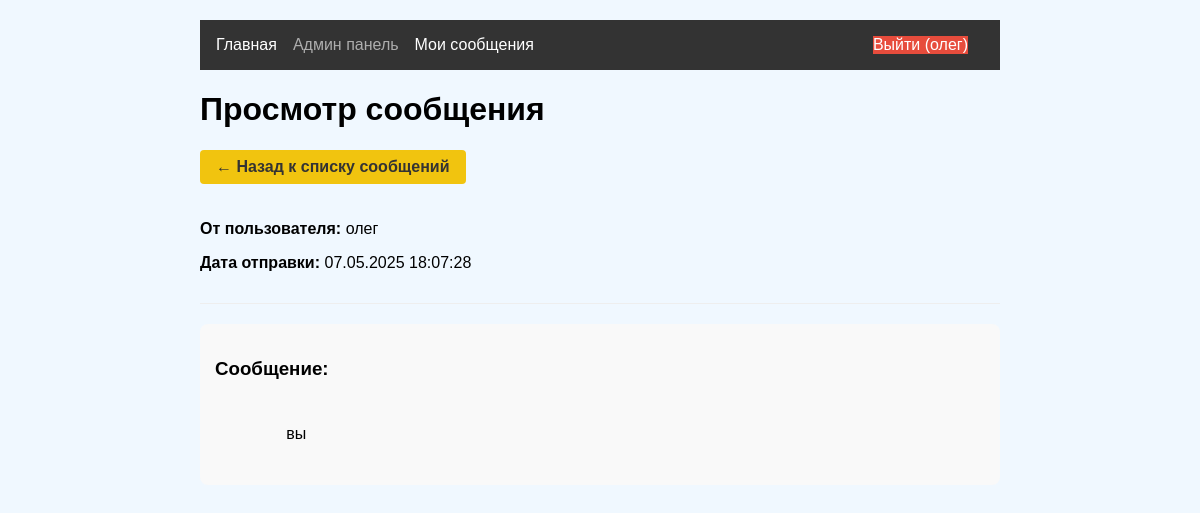
The app's page /user/messages/7 (signed in) with its own data.
### models.py (models this page shows, shortened)
class User(UserMixin, db.Model):
    id = db.Column(db.Integer, primary_key=True)
    username = db.Column(db.String(64), unique=True)
    password_hash = db.Column(db.String(128))
    is_admin = db.Column(db.Boolean, default=False)

class AdminMessage(db.Model):
    id = db.Column(db.Integer, primary_key=True)
    user_id = db.Column(db.Integer, db.ForeignKey('user.id'))
    admin_id = db.Column(db.Integer, db.ForeignKey('user.id'))  # ➕ Добавлено
    message = db.Column(db.Text)
    code_id = db.Column(db.Integer, db.ForeignKey('code_status.id'))
    created_at = db.Column(db.DateTime)
    read = db.Column(db.Boolean, default=False)
    user = db.relationship('User', foreign_keys=[user_id], backref=db.backref('admin_messages', lazy=True))
    admin = db.relationship('User', foreign_keys=[admin_id])  # ➕ Добавлено
    code = db.relationship('CodeStatus', backref=db.backref('messages', lazy=True))
    read_by_user = db.Column(db.Boolean, default=False)
    read_by_admin = db.Column(db.Boolean, default=False)

### app.py (the view)
@app.route('/user/messages/<int:message_id>')
@login_required
def view_user_message(message_id):
    message = AdminMessage.query.get_or_404(message_id)
    if message.user_id != current_user.id:
        flash('Доступ запрещен', 'error')
        return redirect(url_for('user_messages'))
    if not message.read_by_user:
        message.read_by_user = True
        db.session.commit()
    return render_template('user_message_details.html', message=message)

### app.py (called while the page is built)
@login_manager.user_loader
def load_user(user_id):
    return User.query.get(int(user_id))

### templates/user_message_details.html (shortened to what this page needs)
{% extends "base.html" %}
{% block content %}
<div class="container">
    <h1>Просмотр сообщения</h1>
    <a href="{{ url_for('user_messages') }}" class="back-btn">← Назад к списку сообщений</a>
    <div class="message-details">
        <div class="message-header">
            <div class="message-meta">
                {% if message.admin_id %}
                    <p><strong>От администратора</strong></p>
                {% else %}
                    <p><strong>От пользователя:</strong> {{ message.user.username }}</p>
                {% endif %}
                <p><strong>Дата отправки:</strong> {{ message.created_at.strftime('%d.%m.%Y %H:%M:%S') }}</p>
            </div>
        </div>
        <div class="message-body">
            <h3>Сообщение:</h3>
            <div class="message-text">
                {{ message.message }}
            </div>
        </div>
    </div>
</div>
{% endblock %}

### templates/base.html (shortened to what this page needs)
<!DOCTYPE html>
<html lang="ru">
<head>
    <link rel="stylesheet" href="{{ url_for('static', filename='css/style.css') }}">
</head>
<body>
    <header>
        <nav>
            {% if current_user.is_authenticated %}
                <div class="nav-left">
                    <a href="{{ url_for('main_index') }}" class="nav-link">Главная</a>
                    <a href="{{ url_for('admin_dashboard') }}" class="nav-link {{ 'admin-link' if current_user.is_admin else 'disabled-link' }}">
                        Админ панель
                    </a>
                    <a href="{{ url_for('user_messages') }}" class="nav-link">
                        Мои сообщения
                    </a>
                </div>
                <div class="nav-right">
                    <a href="{{ url_for('logout') }}" class="nav-link logout-btn">Выйти ({{ current_user.username }})</a>
                </div>
            {% else %}
                <div class="nav-left">
                    <a href="{{ url_for('login') }}" class="nav-link">Войти</a>
                    <a href="{{ url_for('register') }}" class="nav-link">Регистрация</a>
                </div>
            {% endif %}
        </nav>
    </header>
    <main>
        {% block content %}{% endblock %}
    </main>
</body>
</html>

### static/css/style.css (style rules this page uses)
body { font-family: Arial, sans-serif; max-width: 800px; margin: 0 auto; padding: 20px; background: #f0f8ff; }
nav { display: flex; background: #333; padding: 1rem; }
nav a { color: white; margin-right: 1rem; text-decoration: none; }
.nav-right { margin-left: auto; }
.back-btn { display: inline-block; margin-bottom: 20px; padding: 8px 16px; background-color: #6c757d; color: #fff; border-radius: 4px; text-decoration: none; }
.disabled-link { opacity: 0.6; cursor: default; position: relative; }
.nav-left, .nav-right { display: flex; align-items: center; }
.nav-left { margin-right: auto; }
.logout-btn { background-color: #e74c3c !important; color: white !important; transition: background-color 0.3s; }
.back-btn { display: inline-block; padding: 8px 16px; background-color: #f1c40f; color: #333; border-radius: 4px; text-decoration: none; margin-bottom: 20px; font-weight: bold; }
.message-details .message-header { display: flex; justify-content: space-between; margin-bottom: 20px; padding-bottom: 15px; border-bottom: 1px solid #eee; }
.message-body { background-color: #f9f9f9; padding: 15px; border-radius: 8px; margin-bottom: 20px; }
.message-text { white-space: pre-wrap; line-height: 1.5; }

### records on screen
User: username "олег", user.username "олег"
AdminMessage: created_at "07.05.2025 18:07:28", message "вы"
